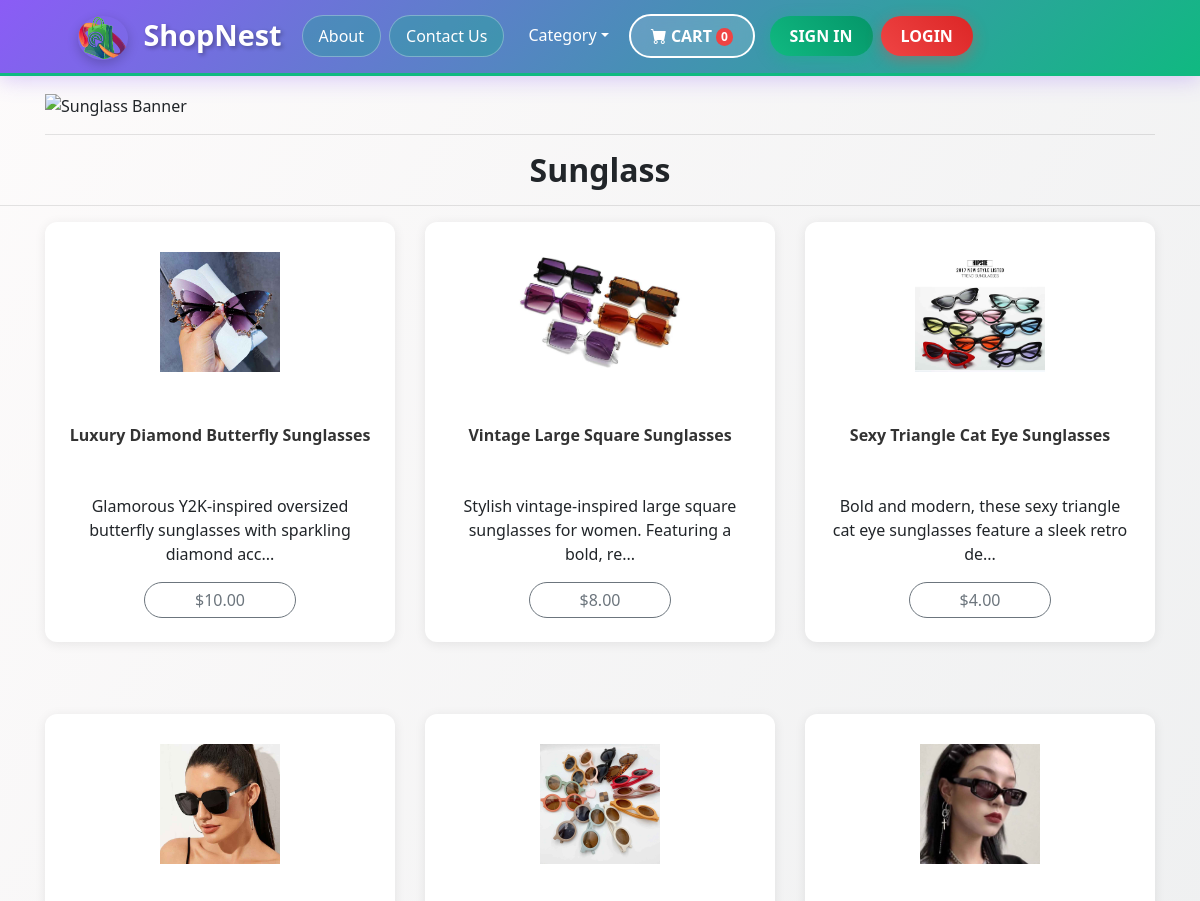
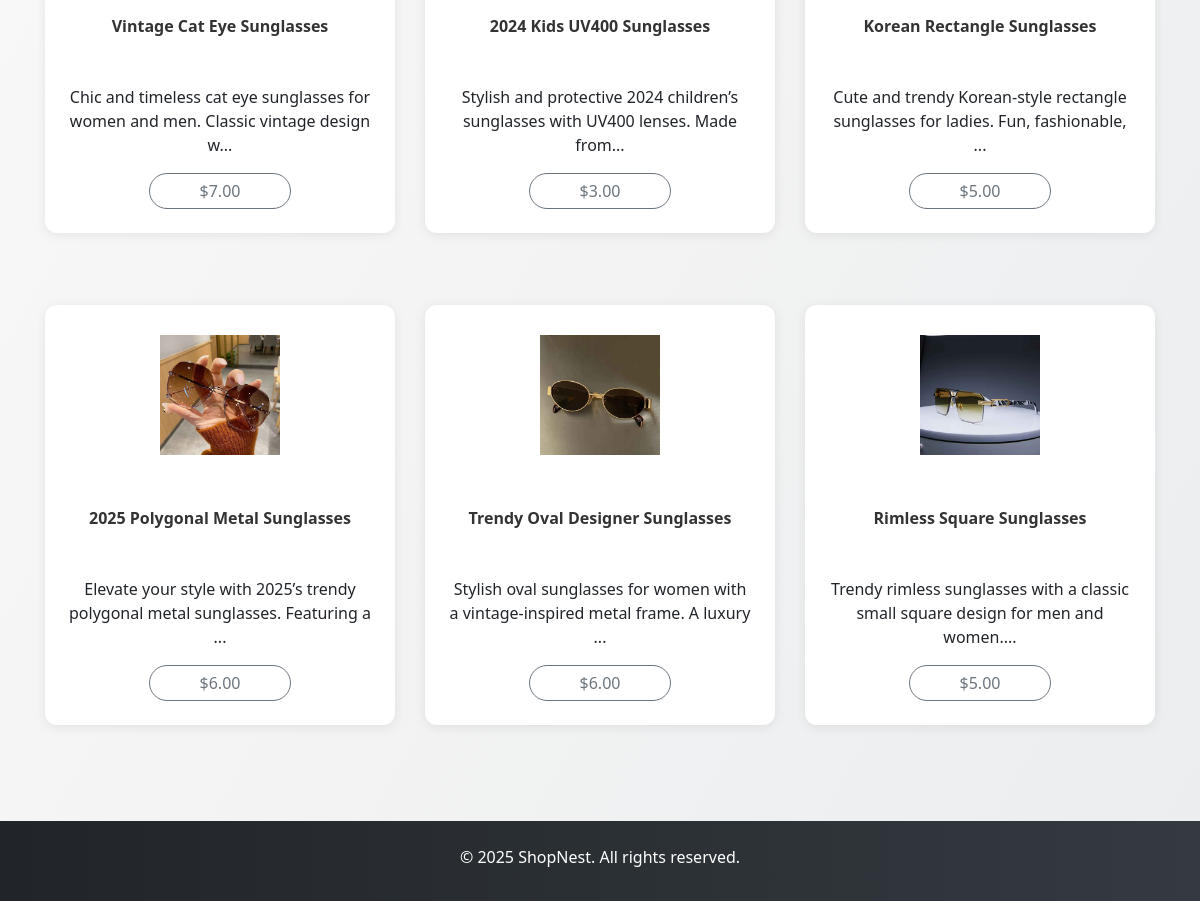
The page /category/Sunglass.php on the database its author committed (2 pictures, top to bottom).
### tables this page shows
CREATE TABLE `products` (
  `id` int(11) NOT NULL,
  `name` varchar(255) NOT NULL,
  `category` varchar(100) NOT NULL,
  `price` decimal(10,2) NOT NULL,
  `stock` int(11) NOT NULL,
  `image` varchar(255) NOT NULL,
  `description` text DEFAULT NULL
);

### category/Sunglass.php (the view, shortened to what this page needs)
<!DOCTYPE html>
<html lang="en">
<head>
  <link href="../css/bootstrap-4.3.1.css" rel="stylesheet">
  <link href="https://cdn.jsdelivr.net/npm/bootstrap-icons@1.5.0/font/bootstrap-icons.css" rel="stylesheet" />
  <link href="../items/assets/styles.css" rel="stylesheet">
</head>
<body>
  <?php
  include("../navbar.php");
  ?>
  <div class="container mt-3">
    <div class="row">
      <div class="col-12"><img src="../images/category/b1 (10).jpg" alt="Sunglass Banner" width="1920" height="640" class="img-fluid"/></div>
    </div>
    <hr>
  </div>
  <h2 class="text-center">Sunglass</h2>
  <hr>
  <div class="container">
    <div class="row text-center">
      <?php
      include '../db.php';
      $sql = "SELECT * FROM products WHERE category = 'Sunglass' ORDER BY id DESC";
      $result = $conn->query($sql);
      $count = 0;
      if ($result->num_rows > 0) {
        while ($row = $result->fetch_assoc()) {
          if ($count > 0 && $count % 3 == 0) {
            echo '</div><div class="row text-center mt-4">';
          }
          echo '
          <div class="col-md-4 pb-1 pb-md-0 mb-5">
            <div class="card h-100" onclick="window.location.href=\'../product_detail.php?id=' . $row['id'] . '\';">
              <img class="card-img-top img-fluid" src="../images/products/' . $row['image'] . '" alt="' . $row['name'] . '">
              <div class="card-body p-4">
                <h5 class="card-title">' . $row['name'] . '</h5>
                <p class="card-text">' . substr($row['description'], 0, 80) . '...</p>
                <button class="btn btn-outline-secondary">$' . $row['price'] . '</button>
              </div>
            </div>
          </div>';
          $count++;
        }
      } else {
        echo '<p class="text-center">No sunglasses available.</p>';
      }
      ?>
    </div>
  </div>
  <footer class="py-4 mt-5">
    <div class="container text-center">
      <p class="m-0 text-white">© 2025 ShopNest. All rights reserved.</p>
    </div>
  </footer>
</body>
</html>

### category/assets/styles.css (style rules this page uses)
:root { --font1: 'Heebo', sans-serif; --font2: 'Fira Sans Extra Condensed', sans-serif; --font3: 'Roboto', sans-serif }
body { font-family: var(--font3); background-image: linear-gradient(120deg, #fdfbfb 0%, #ebedee 100%) }
h2 { font-weight: 900 }
.card { background: #fff; box-shadow: 0 6px 10px rgba(0, 0, 0, .08), 0 0 6px rgba(0, 0, 0, .05); transition: .3s transform cubic-bezier(.155, 1.105, .295, 1.12), .3s box-shadow, .3s -webkit-transform cubic-bezier(.155, 1.105, .295, 1.12); border: 0; border-radius: 1rem }
.card-img, .card-img-top { border-top-left-radius: calc(1rem - 1px); border-top-right-radius: calc(1rem - 1px) }
.card h5 { overflow: hidden; height: 56px; font-weight: 900; font-size: 1rem }
.card-img-top { width: 100%; max-height: 180px; object-fit: contain; padding: 30px }
.btn { font-size: 1rem; font-weight: 500; text-transform: uppercase; padding: 5px 50px 5px 50px }
footer { background: #212529; height: 80px; color: #fff }

### category/Sunglass.php (style rules this page uses)
body { background-color: #f8f9fa; font-family: "Segoe UI", Tahoma, Geneva, Verdana, sans-serif; }
h2, h3, h4, h5 { font-weight: 600; }
.card { border-radius: 12px; box-shadow: 0 2px 12px rgba(0, 0, 0, 0.08); transition: transform 0.2s ease, box-shadow 0.2s ease; }
.card-body h5 { font-weight: 600; color: #333; }
.btn-outline-secondary { border-radius: 25px; font-weight: 500; }
footer { background: linear-gradient(to right, #212529, #343a40); }

### rows shown on the page
products: image (picture), name "Luxury Diamond Butterfly Sunglasses", description "Glamorous Y2K-inspired oversized butterfly sunglasses with sparkling diamond acc", price "10.00"
products: image (picture), name "Vintage Large Square Sunglasses", description "Stylish vintage-inspired large square sunglasses for women. Featuring a bold, re", price "8.00"
products: image (picture), name "Sexy Triangle Cat Eye Sunglasses", description "Bold and modern, these sexy triangle cat eye sunglasses feature a sleek retro de", price "4.00"
products: image (picture), name "Vintage Cat Eye Sunglasses", description "Chic and timeless cat eye sunglasses for women and men. Classic vintage design w", price "7.00"
products: image (picture), name "2024 Kids UV400 Sunglasses", description "Stylish and protective 2024 children’s sunglasses with UV400 lenses. Made from", price "3.00"
products: image (picture), name "Korean Rectangle Sunglasses", description "Cute and trendy Korean-style rectangle sunglasses for ladies. Fun, fashionable,", price "5.00"
products: image (picture), name "2025 Polygonal Metal Sunglasses", description "Elevate your style with 2025’s trendy polygonal metal sunglasses. Featuring a", price "6.00"
products: image (picture), name "Trendy Oval Designer Sunglasses", description "Stylish oval sunglasses for women with a vintage-inspired metal frame. A luxury", price "6.00"
products: image (picture), name "Rimless Square Sunglasses", description "Trendy rimless sunglasses with a classic small square design for men and women.", price "5.00"

### other values the page prints
$cart_count "0"
